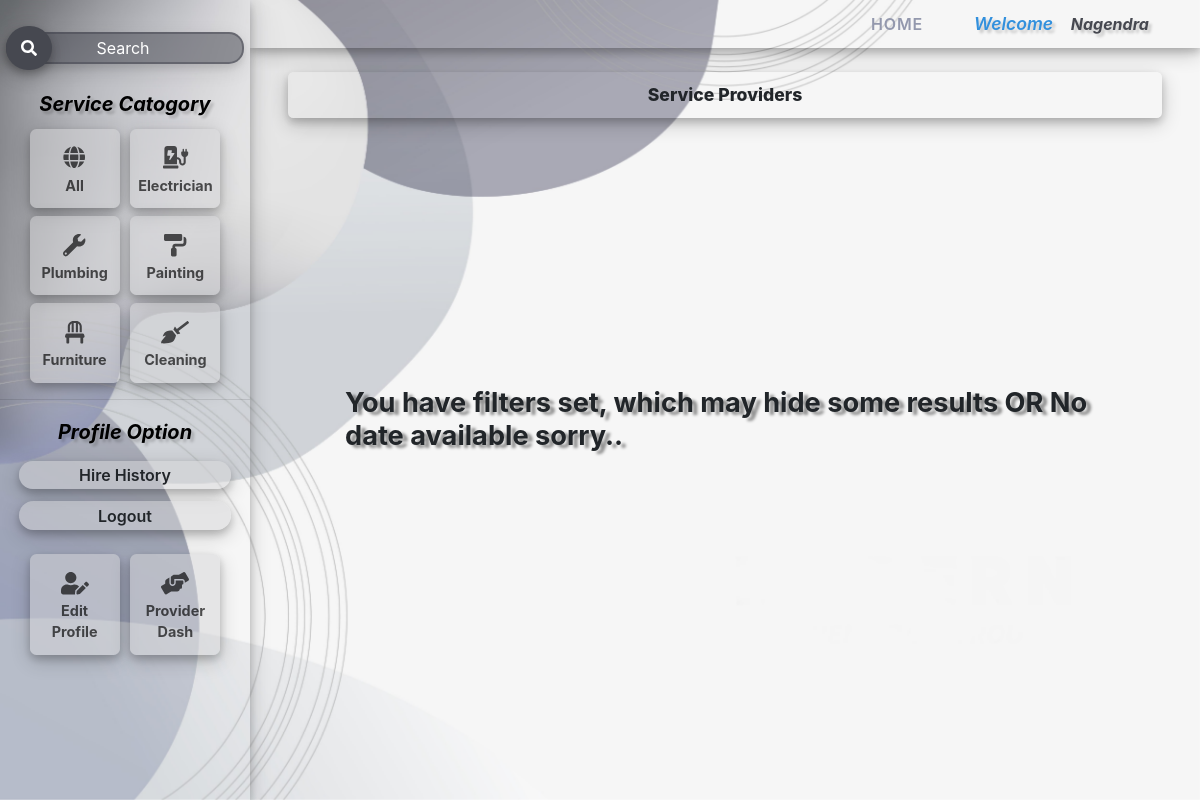
The page /seekerHome/plumbing/ (signed in) on the database as committed earlier.
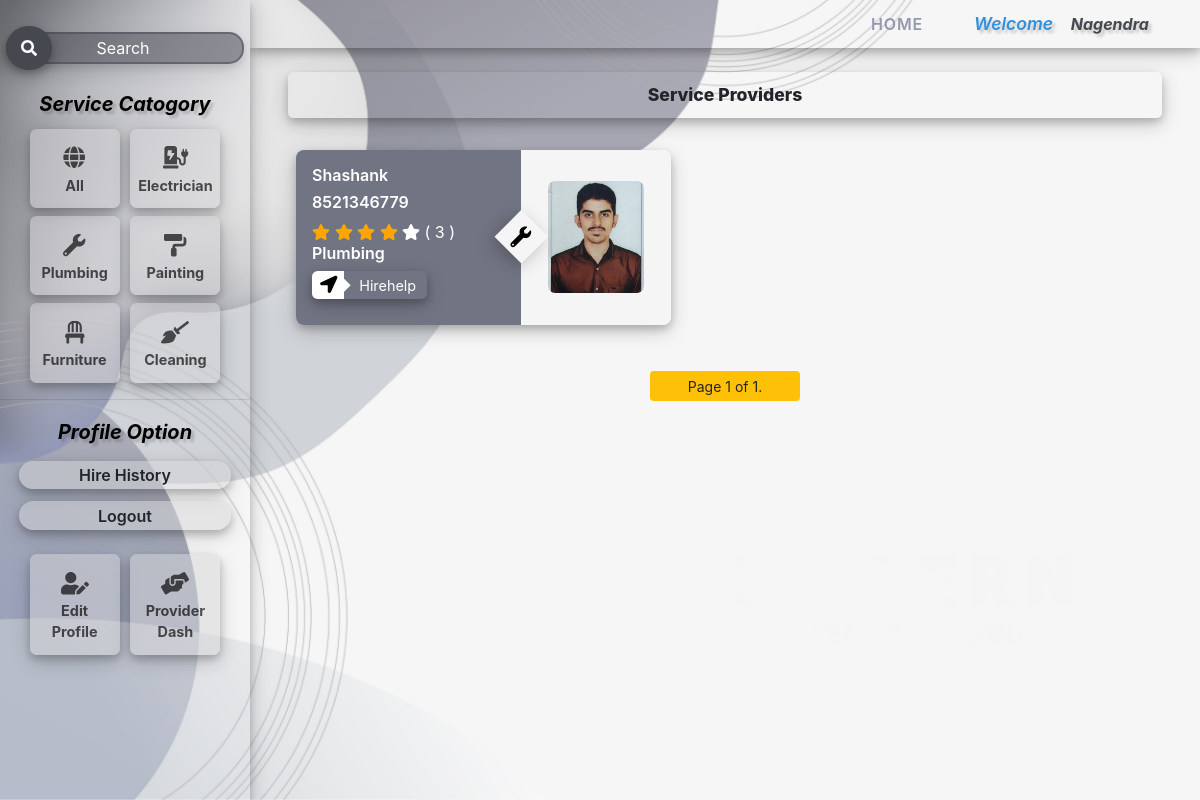
The same page on the database as committed later.
### core/models.py (models this page shows, shortened)
class Applicationuser(models.Model):
    class Meta:
        ordering =['uid']
    choice = (('provider','PROVIDER'),('seeker','SEEKER'))
    service_category = (
        ('cleaning','Cleaning'),
        ('plumbing','Plumbing'),
        ('electrician','Electrician'),
        ('painting','Painting'),
        ('furniture','Furniture Assembly')
    )
    uid = models.AutoField(primary_key=True)
    user = models.OneToOneField(User,null=True,on_delete=models.SET_NULL)
    user_satus = models.CharField(max_length=10,choices=choice,null=True,blank=True)
    service_catogory = models.CharField(max_length=50,blank=True,null=True,choices=service_category)
    description = models.TextField(blank=True,null=True)
    phonenumber = models.CharField(max_length=10)
    profile_pic = models.ImageField(upload_to='pic/',blank=True,null=True)
    rating = models.IntegerField(default=0)
    rated_user_count = models.IntegerField(default=0)
    address = models.TextField()

### core/views.py (the view)
# urls.py: url(r"^seekerHome/(?P<service_catogory>[A-Za-z]+)/",views.seeker_home,name="Seeker"),
@login_required
def seeker_home(request,service_catogory = None):
    Number_of_objects_per_page = 15
    context={}
    if request.method == "POST":
        jobAssignmentForm_obj = jobAssignmentForm(request.POST)
        if jobAssignmentForm_obj.is_valid():
            jobAssignmentForm_obj.save()
            jobAssignmentForm_obj = jobAssignmentForm()
    else:
        jobAssignmentForm_obj = jobAssignmentForm()
    if service_catogory == "All":
        obj = Applicationuser.objects.all().exclude(user__username=request.user.username)
    else:
        obj = Applicationuser.objects.filter(Q(service_catogory = service_catogory.lower())).exclude(user__username=request.user.username) or None
    search_query = request.GET.get('search',None)
    if search_query:
        obj = obj.filter(Q(user__username__icontains =search_query)|
                        Q(service_catogory__icontains = search_query)|
                        Q(user_satus__icontains =search_query)|
                        Q(rating__icontains =search_query))
    if obj:
        paginated_object_list = Paginator(obj,Number_of_objects_per_page)
        page_number =  request.GET.get('page')
        obj = paginated_object_list.get_page(page_number)
    context['userlist']=obj
    context['form'] =jobAssignmentForm_obj
    return render(request,'seeker.html',context)

### core/forms.py (shortened to what this page needs)
class jobAssignmentForm(forms.ModelForm):
    seeker_id = forms.IntegerField(widget=forms.TextInput(attrs={'style':'display:none'}))
    provider_id = forms.IntegerField(widget=forms.TextInput(attrs={'style':'display:none'}))
    seeker_name = forms.CharField(label="Job Seeker Name",widget=forms.TextInput(attrs={'readonly':'readonly'}))
    provider_name = forms.CharField(label="Job Provider Name",widget=forms.TextInput(attrs={'readonly':'readonly'}))
    class Meta:
        model = Job
        fields = ('job_title','jobName','job_discription','seeker_id','seeker_name','provider_id','provider_name')
        labels = {
            'jobName':"Enter the job title",
            'job_title':"Job Type",
            'job_discription':"Enter the job discription",
        }
        widgets = {
            'job_discription': forms.Textarea(attrs={"rows":"2"})
        }

### template/seeker.html (shortened to what this page needs)
<!DOCTYPE html>
{% load custumTags %}
{% load static %}
{% load crispy_forms_tags %}
<html lang="en">
<head>
    <link rel="stylesheet" href="https://cdnjs.cloudflare.com/ajax/libs/font-awesome/4.7.0/css/font-awesome.min.css">
    <link rel="stylesheet" href="https://maxcdn.bootstrapcdn.com/bootstrap/4.0.0/css/bootstrap.min.css">
</head>
<body>
    <div class="maincontainer" >
        <div class="content-container" >
            <div class="slidebar">
                <div class="slidebar_container">
                    <form  class="search-form" method="GET" >
                        <label id="search-label"  for="search"><i class="fas fa-search"></i></label>
                        <input  id='search' type="search" placeholder="Search"  name="search" {% if request.GET.search %} value="{{ request.GET.search }}" {% endif %}>
                    </form>
                    <div class="service-categoryList ">
                        <h5>Service Catogory</h5>
                        <div class="service-categoryRow">
                            <div class="service-categoryitem" data-attr="All">
                                <i class="fas fa-globe"></i>
                                <b>All</b>
                            </div>
                            <div class="service-categoryitem" data-attr="Electrician">
                                <i class="fas fa-charging-station"></i>
                                <b>Electrician</b>
                            </div>
                            <div class=" service-categoryitem"  data-attr="Plumbing">
                                <i class="fas fa-wrench"></i>
                                <b>Plumbing</b>
                            </div>
                            <div class=" service-categoryitem"  data-attr="Painting">
                                <i class="fas fa-paint-roller"></i>
                                <b>Painting</b>
                            </div>
                            <div class=" service-categoryitem"  data-attr="Furniture">
                                <i class="fas fa-chair"></i>
                                <b>Furniture</b>
                            </div>
                            <div class=" service-categoryitem"  data-attr="Cleaning">
                                <i class="fas fa-broom"></i>
                                <b>Cleaning</b>
                            </div>
                        </div>
                        <hr>
                        <h5>Profile Option</h5>
                        <ul class="UserOptions">
                            {% block seeker_options %}
                            <li onclick="gotoHireHistory()">Hire History</li>
                            {% endblock %}
                            <li onclick="logouts()">Logout</li>
                        </ul>
                         <div class="service-categoryRow mt-3">
                            <div class="dash-options" onclick="gotoUserPage()">
                                <i class="fas fa-user-edit"></i>
                                <b>Edit Profile</b>
                            </div>
                            <div class="dash-options" onclick="gotoProviderDash()">
                                <i class="fas fa-hands-helping"></i>
                                <b>Provider Dash</b>
                            </div>
                        </div>
                    </div>
                </div>
            </div>
            <div class="actual_content">
                <div class="nav-container">
                    <ul class="navlist">
                        <li class="nav-li" onclick="logouts()"><a class="nav-a" href="">Home</a></li>
                        <li  style="margin-left:0;list-style: none;"><a  style="color:#464850;font-weight: 650;font-style: italic;text-shadow: 3px 3px 3px rgba(0, 0, 0, .20);">
                        <span class="welcome">Welcome</span>{{ request.user.username }}</a></li>
                    </ul>
                </div>
                <div class="rows">
                         <div class="columns one">
                            {% block seeker_html %}
                            <h2 class="headding mt-4" style="width: 92%;">Service Providers</h2>
                            <div class="user_paginator" style="width: 92%; margin: auto;padding: 1em 0em;">
                                    {% for value in userlist %}
                                        <div class="card-container" onclick='get_user_data("{{ value.uid }}")'>
                                                <div class="card-leftpart">
                                                    <h4 class="text-h4">{{ value.user.username }}</h4>
                                                    <h4 class="text-h4">{{ value.phonenumber }}</h4>
                                                    {% for x in "stars" %}
                                                            {% if forloop.counter <= value.rating %}
                                                                <span class="fa fa-star checked"></span>
                                                            {% else %}
                                                                <span class="fa fa-star"></span>
                                                            {% endif %}
                                                    {% endfor %}
                                                    <span>( {{ value.rated_user_count}} )</span>
                                                    <br>
                                                    <span class="center_icon"></span>
                                                        {% if value.service_catogory == "electrician" %}
                                                            <i class="fas fa-charging-station"></i>
                                                        {% elif value.service_catogory == "furniture" %}
                                                                <i class="fas fa-chair"></i>
                                                        {% elif value.service_catogory == "painting" %}
                                                                <i class="fas fa-paint-roller"></i>
                                                        {% elif value.service_catogory == "cleaning" %}
                                                                <i class="fas fa-broom"></i>
                                                        {% else%}
                                                                <i class="fas fa-wrench"></i>
                                                        {% endif %}
                                                    <h4 class="text-h4">{{ value.service_catogory|title  }}</h4>
                                                    <button class="bill_btn" onclick="jobAssignment(event,'{{value.uid}}','{{ value.user.username }}','{{value.service_catogory}}')">
                                                        <span class="left"><i class="fas fa-location-arrow"></i></span>
                                                        <span class="ml-2 right">Hirehelp</span>
                                                    </button>
                                                </div>
                                                <div class="card-rightpart">
                                                    <img class="rightside_image" src="{{ value.profile_pic.url }}" alt="">
                                                </div>
                                        </div>
                                    {% empty %}
                                        <h1 class="errormsg">You have filters set, which may hide some results OR No date available sorry..</h1>
                                    {% endfor %}
                            </div>
                            <div class="padinator">
                                {% if userlist %}
                                <span class="current btn btn-warning  btn-sm" style="width:150px;height: 30px;">
                                    Page {{ userlist.number }} of {{ userlist.paginator.num_pages }}.
                                </span>
                                {% endif %}
                            </div>
                            {% endblock %}
                        </div>
                </div>
            </div>
        </div>
    </div>
</body>
</html>

### template/seeker.html (style rules this page uses)
input,select,textarea { display: block; background-color:rgb(231, 231, 231); border: none; color: black; box-shadow: 0 4px 8px 0 rgba(0,0,0,.1), 0 6px 20px 0 rgba(0,0,0,.1); padding: 0.25em 0.75em; width: 100%; border-radius: .05em; overflow: hidden; }

Rows that differ between the two databases and show on the page:
added Applicationuser: user.username "Shashank", phonenumber "8521346779", rated_user_count "3", service_catogory "Plumbing", profile_pic (picture)
Other text that changed with them:
{{ userlist.number }}: (not shown) → "1"
{{ userlist.paginator.num_pages }}: (not shown) → "1"
text no longer shown: "You have filters set, which may hide some results OR No date available sorry.."
text now shown: "Page of ."
